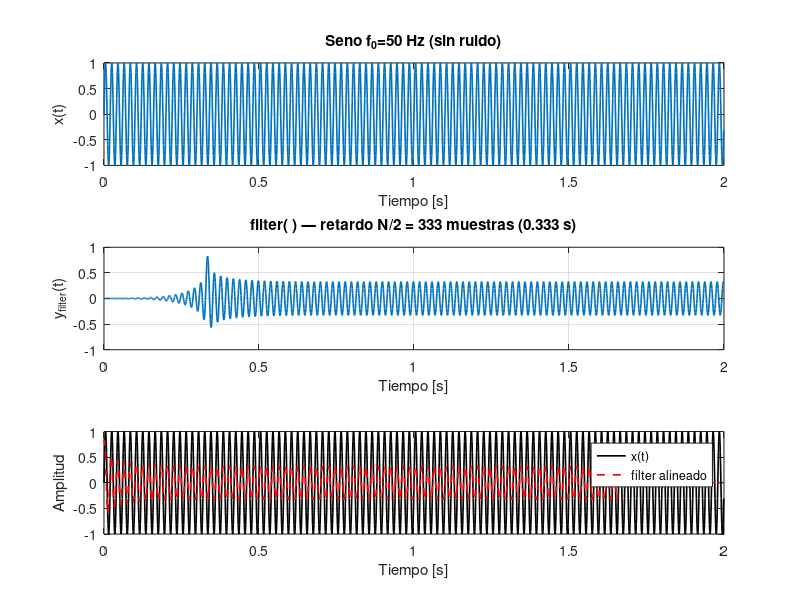
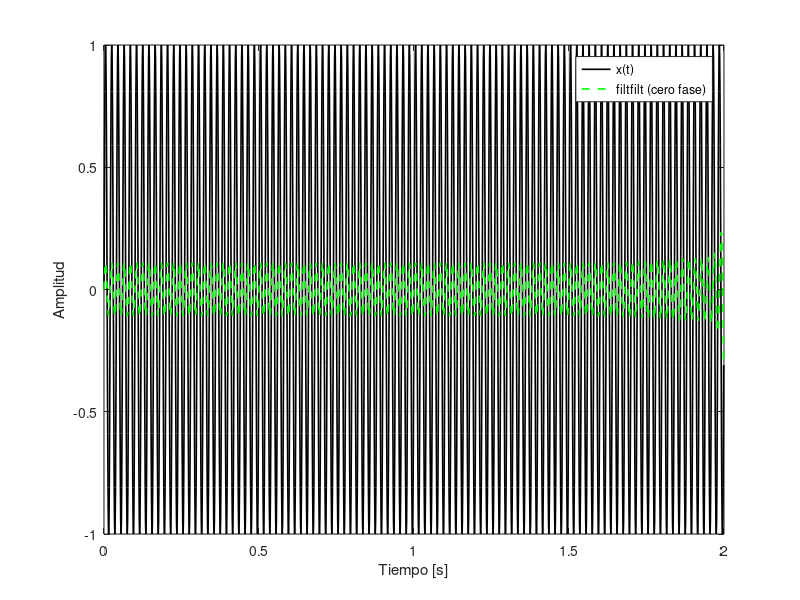

These charts were generated, in order, by the following MATLAB code: (Note: this script raises an error after producing the figures.)
%Gabriel Azael Fierro Acosta A01639999
clearvars; close all; clc

%% PARÁMETROS
fs = 1000;          
T  = 2.000;         
t  = 0:1/fs:T-1/fs; 
L  = numel(t);     
f0 = 50;            
A0 = 1;             
x  = A0*sin(2*pi*f0*t);   

%% DISEÑO FIR (PASA-BAJAS)
N  = 2*floor((L/3)/2);          
fc = 50;                         
Wn = fc/(fs/2);                   
b  = fir1(N, Wn, 'low', hamming(N+1)); 

%% FILTER vs FILTFILT
y_filt     = filter(b, 1, x);     
y_filtfilt = filtfilt(b, 1, x);   

%% ALINEAR SALIDA CAUSAL (COMPENSAR RETRASO)
delay_samp = N/2;
y_filt_aligned = [y_filt(1+delay_samp:end), zeros(1,delay_samp)];

%% MÉTRICAS
err_rms_filt     = sqrt(mean((y_filt_aligned - x).^2));
err_rms_filtfilt = sqrt(mean((y_filtfilt     - x).^2));

%% GRÁFICAS (TIEMPO)
figure('Name','Q1: Dominio del tiempo');
subplot(3,1,1); plot(t,x,'LineWidth',1.2); grid on
xlabel('Tiempo [s]'); ylabel('x(t)');
title(sprintf('Seno f_0=%d Hz (sin ruido)',f0));
subplot(3,1,2); plot(t,y_filt,'LineWidth',1.2); grid on
xlabel('Tiempo [s]'); ylabel('y_{filter}(t)');
title(sprintf('filter( ) — retardo N/2 = %d muestras (%.3f s)',delay_samp,delay_samp/fs));
subplot(3,1,3); plot(t,x,'k','LineWidth',1.2); hold on
plot(t,y_filt_aligned,'r--','LineWidth',1.2); grid on
legend('x(t)','filter alineado'); xlabel('Tiempo [s]'); ylabel('Amplitud');

figure('Name','Q1: Cero fase vs entrada');
plot(t,x,'k','LineWidth',1.2); hold on
plot(t,y_filtfilt,'g--','LineWidth',1.2); grid on
legend('x(t)','filtfilt (cero fase)'); xlabel('Tiempo [s]'); ylabel('Amplitud');

%% GRÁFICAS (FRECUENCIA)
NFFT = 4096;
[Xf, Xmag]  = local_fft_mag(x, fs, NFFT);
[~,  Ymag1] = local_fft_mag(y_filt, fs, NFFT);
[ff, Ymag2] = local_fft_mag(y_filtfilt, fs, NFFT);

figure('Name','Q1: Espectros de magnitud');
plot(Xf, Xmag,'k','LineWidth',1.1); hold on
plot(ff, Ymag1,'b--','LineWidth',1.1);
plot(ff, Ymag2,'g-.','LineWidth',1.1); grid on
legend('|X|','|Y_{filter}|','|Y_{filtfilt}|','Location','best');
xlabel('Frecuencia [Hz]'); ylabel('Magnitud'); xlim([0 fs/2]);
fprintf('\nQ1 metrics\n');
fprintf(' — Orden FIR N = %d (retardo = N/2 = %d muestras = %.6f s)\n',N,delay_samp,delay_samp/fs);
fprintf(' — RMS error vs x (filter alineado): %.6g\n',err_rms_filt);
fprintf(' — RMS error vs x (filtfilt):        %.6g\n',err_rms_filtfilt);

%% DISCUSIÓN / OBSERVACIONES / CONCLUSIONES 
%{
• filter() con FIR de fase lineal desplaza la señal un retardo constante N/2;
  la forma se conserva pero los picos llegan tarde. Si compenso el retardo,
  se sobrepone casi perfecto a la entrada.
• filtfilt() elimina el retardo (filtrado ida/vuelta) y mantiene la alineación
  temporal, ideal para análisis fuera de línea; pero no es causal y puede
  introducir transitorios de borde.
• Lección: En tiempo real uso filter() y acepto retardo; para análisis off-line,
  filtfilt() me da cero fase. No conviene crecer N sin criterio (más retardo y costo).
%}


% Helper
function [f, Xmag] = local_fft_mag(x, fs, NFFT)
    x = x(:).';  L = numel(x);
    X = fft(x, NFFT)/L;
    f = fs*(0:NFFT-1)/NFFT;
    half = floor(NFFT/2)+1;
    X = X(1:half);  f = f(1:half);
    Xmag = 2*abs(X); Xmag(1) = abs(X(1));  
end
